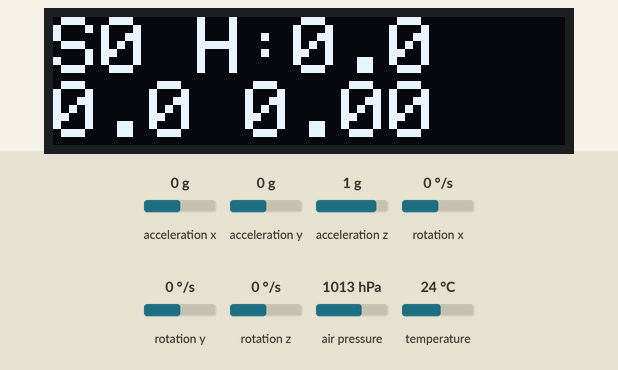
A program run on a simulated Arduino Uno, built with avr-gcc and run on an emulated ATmega328P. Shown: 128×32 one-colour display. Inputs (shaded band) come from the test bench; at power-on: air pressure 1013 hPa, acceleration x 0 g, acceleration y 0 g, acceleration z 1 g, rotation x 0 °/s, rotation y 0 °/s, rotation z 0 °/s, temperature 24 °C. The display library's start-up logo is not drawn.

Above: at 3.2 s.
3.3 s: air pressure set to 952 hPa
At 4.1 s:
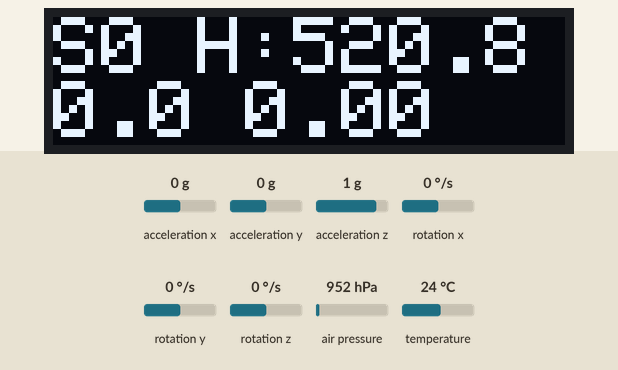
4.8 s: air pressure set to 975 hPa
At 5.4 s:
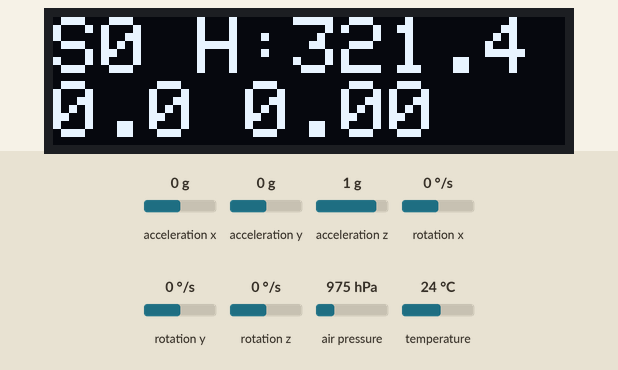
6.3 s: air pressure set to 1000 hPa
At 6.6 s:
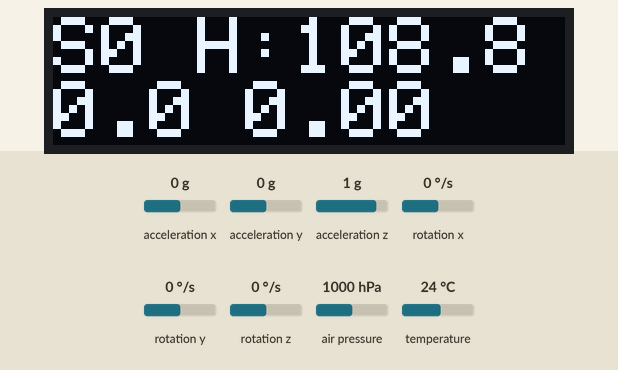
Timing chart, 0 to 9.3 s (numbered marks = the images above; inputs shaded):
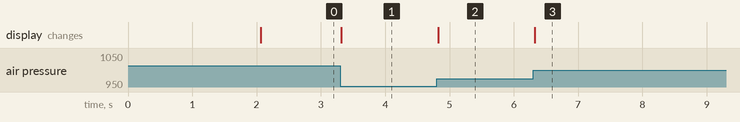

The program:

main.cpp
```cpp
// Höhen und Beschleunigungssensor für Wasserraketen
// Michael Graf im Rahmen des MakerSpace-EBE-Wasserraketen-Projektes
// 27.08.2024
// V1


#include <Adafruit_MPU6050.h>
#include <Adafruit_SSD1306.h>
#include <Adafruit_Sensor.h>
#include <Adafruit_BMP280.h>

Adafruit_MPU6050 mpu;
Adafruit_SSD1306 display = Adafruit_SSD1306(128, 32, &Wire);
Adafruit_BMP280 bmp; // I2C

float hoehe_raw, hoehe_init, hoehe_null, hoehe_max, hoehe_anzeige;
float acc_raw, acc_null, acc_max, acc_anzeige;
unsigned long mymil;
int state=0;

#define ACC_GRENZE_RUHIG 20  // m/s2
#define ACC_GRENZE_START 50  // m/s2
#define DAUER_SCHEITEL 3000  // ms

void setup() {

    mpu.begin();

    // SSD1306_SWITCHCAPVCC = generate display voltage from 3.3V internally
    display.begin(SSD1306_SWITCHCAPVCC, 0x3C); // Address 0x3C for 128x32

    display.display();

    display.setTextSize(2);
    display.setTextColor(WHITE);
    display.setRotation(0);

    bmp.begin(BMP280_ADDRESS_ALT, BMP280_CHIPID);

    /* Default settings from datasheet. */
    bmp.setSampling(Adafruit_BMP280::MODE_NORMAL,     /* Operating Mode. */
                    Adafruit_BMP280::SAMPLING_X2,     /* Temp. oversampling */
                    Adafruit_BMP280::SAMPLING_X16,    /* Pressure oversampling */
                    Adafruit_BMP280::FILTER_X16,      /* Filtering. */
                    Adafruit_BMP280::STANDBY_MS_1);   /* Standby time.   war 500 */


    delay(2000); // Pause for 2 seconds

    acc_max=0;
    hoehe_max=0;
    hoehe_anzeige=acc_anzeige=0;

    hoehe_init=bmp.readAltitude(1013.25);           //Festlegen des Initialwertes um die aktuelle Höhe anzuzeigen - für Messung nicht relevant
    mymil=millis();

    pinMode(2, INPUT_PULLUP);

}


void loop() {
    String outp;
    sensors_event_t a, g, temp;

    //delay(100);                                                            //kein delay - maximale Messfrequenz !

    mpu.getEvent(&a, &g, &temp);                                             // bei jedem Durchlauf Messwerte erfassen
    acc_raw=abs(a.acceleration.z)+abs(a.acceleration.x)+abs(a.acceleration.y);   //Summe aller Richtungen
    hoehe_raw=bmp.readAltitude(1013.25);                                     // die 1013.25 ist laut Lib ein Kalibrierwert für Meereshöhe in Europa ??? nur übernommen

    switch(state) {

        case 0:   //Rakete am Boden
            if (acc_raw>ACC_GRENZE_START) state=1;                               // Bei grosser Beschleunigung sofort Neustart der Messung .... sonst
            else {
                if (acc_raw<ACC_GRENZE_RUHIG) {                                    // liegt ruhig -> Nullwerte anpassen, aber nicht wenn sie bewegt/getragen wird
                    hoehe_null=hoehe_raw;
                    acc_null=acc_raw;
                }
                acc_max=0;                                                         // gemessene Maximalwerte löschen
                hoehe_max=0;
            }
            break;

        case 1:   //steigen
            if (abs(acc_raw)>abs(acc_max)) acc_max=acc_raw;                      // maximale Beschleunigung erfassen
            mymil=millis();
            if (acc_raw<ACC_GRENZE_RUHIG) state=2;                               // wenn Beschleunigung gering, quasi wie ruhig liegen -> Scheitelpunktphase
            break;

        case 2:   //Scheitelpunktphase
            if (abs(hoehe_raw)>abs(hoehe_max)) hoehe_max=hoehe_raw;              // max. Höhe erfassen (Luftdruck durch Beschleunigung jetzt hoffentlich vernachlässigbar)
            if (millis()-mymil>DAUER_SCHEITEL) state=3;                          // nach einigen Sekunden Übergang in den freien Fall - anderen Messwerten habe ich nicht getraut
            break;                                                               // funktioniert nur bei Starts nach oben

        case 3:   //fallen
            hoehe_anzeige=hoehe_max-hoehe_null;                                  // Werte zur Anzeige ermitteln da Messung jetzt fertig
            acc_anzeige= abs(1000/36/(acc_max-acc_null));                        // in 0 auf 100 in x sec :-) - versteht man besser wie Meter pro Sekunde zum Quadrat
            state=4;
            break;

        case 4:   //warten auf Aufschlag
            if (acc_raw<ACC_GRENZE_RUHIG) state=0;                               // wenn wieder ruhig (wieder am Boden) dann von vorne
            break;

    }                                                                        // Anzeigewerte bleiben bestehen und werden dauerhaft angezeigt bis zum nächsten Start = Durchlauf der States


    display.clearDisplay();
    display.setCursor(0, 0);

    display.print("S");
    display.print(state);

    display.print(" H:");                                                     //aktuelle Höhe im Vergleich zum Einschalten - keine Bedeutung für die Messung
    outp = String(hoehe_raw-hoehe_init,1);
    display.println(outp);

    outp = String(hoehe_anzeige,1);                                           //maximal erreichte Höhe
    display.print(outp);

    display.print(" ");
    outp = String(acc_anzeige,2);                                             //maximale Beschleunigung
    display.print(outp);
    display.display();


}
```

Measured:
- after the input at 3.3 s, the display: changes at once (image 1)
- after the input at 4.8 s, the display: changes at once (image 2)
- after the input at 6.3 s, the display: changes at once (image 3)
